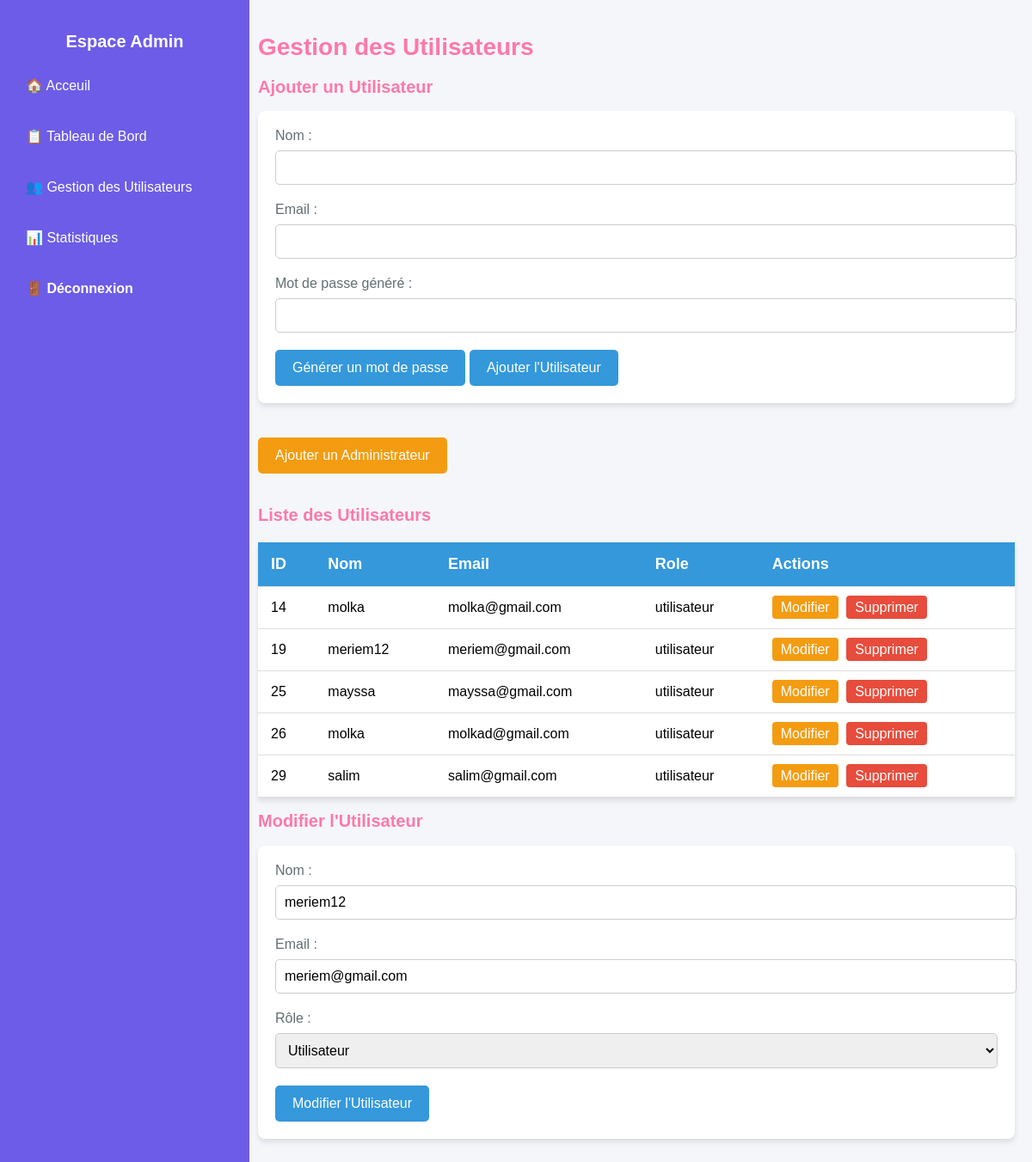
The page /gestion-utilisateur.php?action=edit&id=19 (signed in) on the database its author committed.
### tables this page shows
CREATE TABLE `utilisateur` (
  `id` int(11) NOT NULL,
  `nom` varchar(100) NOT NULL,
  `email` varchar(100) NOT NULL,
  `mdp` varchar(255) NOT NULL,
  `role` enum('admin','utilisateur') NOT NULL,
  `date_creation` timestamp NOT NULL DEFAULT current_timestamp()
);

### gestion-utilisateur.php (the view, shortened to what this page needs)
<?php
    require("connexion.php");
    try {
        $pdo = new PDO("mysql:host=$host;dbname=$dbname;charset=utf8", $username, $password);
        $pdo->setAttribute(PDO::ATTR_ERRMODE, PDO::ERRMODE_EXCEPTION);
    } catch (PDOException $e) {
        die('Échec de la connexion : ' . $e->getMessage());
    }
    if (isset($_GET['action']) && $_GET['action'] == 'edit' && isset($_GET['id'])) {
        $id = $_GET['id'];
        $sql = "SELECT * FROM utilisateur WHERE id = ?";
        $stmt = $pdo->prepare($sql);
        $stmt->execute([$id]);
        $user_to_edit = $stmt->fetch(PDO::FETCH_ASSOC);
    }
    $sql_users = "SELECT id, nom, email, role FROM utilisateur WHERE role != 'admin'";
    $users = $pdo->query($sql_users)->fetchAll(PDO::FETCH_ASSOC);
?>
<!DOCTYPE html>
<html lang="fr">
<head>
</head>
<body>
    <nav class="sidebar">
        <h2>Espace Admin</h2>
        <ul>
            <li><a href="index.php">🏠 Acceuil</a></li>
            <li><a href="admin.php">📋 Tableau de Bord</a></li>
            <li><a href="gestion-utilisateur.php">👥 Gestion des Utilisateurs</a></li>
            <li><a href="stat.php">📊 Statistiques</a></li>
            <li><a href="logout.php" class="logout">🚪 Déconnexion</a></li>
        </ul>
    </nav>
    <main class="content">
        <h1>Gestion des Utilisateurs</h1>
        <section class="user-management">
            <h2>Ajouter un Utilisateur</h2>
            <form action="gestion-utilisateur.php" method="POST">
                <label for="nom">Nom :</label>
                <input type="text" id="nom" name="nom" required>
                <label for="email">Email :</label>
                <input type="email" id="email" name="email" required>
                <label for="motdepasse">Mot de passe généré :</label>
                <input type="text" id="motdepasse" name="motdepasse" readonly required>
                <button type="button" onclick="genererMotDePasse()">Générer un mot de passe</button>
                <button type="submit" name="ajouter_utilisateur">Ajouter l'Utilisateur</button>
            </form>
        </section>
        <section class="user-management">
            <button id="toggleAdminForm">Ajouter un Administrateur</button>
        </section>
        <section class="user-management">
            <h2>Liste des Utilisateurs</h2>
            <table>
                <thead>
                    <tr>
                        <th>ID</th>
                        <th>Nom</th>
                        <th>Email</th>
                        <th>Role</th>
                        <th>Actions</th>
                    </tr>
                </thead>
                <tbody>
                    <?php foreach ($users as $user): ?>
                        <tr>
                            <td><?php echo $user['id']; ?></td>
                            <td><?php echo htmlspecialchars($user['nom']); ?></td>
                            <td><?php echo htmlspecialchars($user['email']); ?></td>
                            <td><?php echo $user['role']; ?></td>
                            <td>
                                <a href="gestion-utilisateur.php?action=edit&id=<?php echo $user['id']; ?>" class="edit">Modifier</a>
                                <a href="gestion-utilisateur.php?action=delete&id=<?php echo $user['id']; ?>" class="delete" onclick="return confirm('Êtes-vous sûr de vouloir supprimer cet utilisateur ?');">Supprimer</a>
                            </td>
                        </tr>
                    <?php endforeach; ?>
                </tbody>
            </table>
        </section>
        <?php if (isset($_GET['action']) && $_GET['action'] == 'edit' && isset($user_to_edit)): ?>
            <section class="user-management">
                <h2>Modifier l'Utilisateur</h2>
                <form action="gestion-utilisateur.php?action=edit&id=<?php echo $user_to_edit['id']; ?>" method="POST">
                    <label for="edit_nom">Nom :</label>
                    <input type="text" id="edit_nom" name="nom" value="<?php echo htmlspecialchars($user_to_edit['nom']); ?>" required>
                    <label for="edit_email">Email :</label>
                    <input type="email" id="edit_email" name="email" value="<?php echo htmlspecialchars($user_to_edit['email']); ?>" required>
                    <label for="edit_role">Rôle :</label>
                    <select name="role" id="edit_role" required>
                        <option value="utilisateur" <?php echo $user_to_edit['role'] == 'utilisateur' ? 'selected' : ''; ?>>Utilisateur</option>
                    </select>
                    <button type="submit" name="modifier_utilisateur">Modifier l'Utilisateur</button>
                </form>
            </section>
        <?php endif; ?>
    </main>
</body>
</html>

### gestion-utilisateur.php (style rules this page uses)
:root { --primary-color: #fd79a8; --secondary-color: #a29bfe; --accent-color: #6c5ce7; --background-color: #f5f6fa; --card-color: #ffffff; --text-color: #2d3436; --light-text: #636e72; --success-color: #2ecc71; --warning-color: #f39c12; --danger-color: #e74c3c; --info-color: #3498db; --info-dark: #2980b9; --hover-color: #ecf0f1; }
body { font-family: Arial, sans-serif; margin: 0; padding: 0; display: flex; background-color: var(--background-color); }
.sidebar { width: 250px; background: var(--accent-color); color: white; padding: 20px; position: fixed; height: 100%; }
.sidebar h2 { text-align: center; margin-bottom: 20px; color: white; }
.sidebar ul { list-style: none; padding: 0; }
.sidebar ul li { margin: 20px 0; }
.sidebar ul li a { color: white; text-decoration: none; display: block; padding: 10px; transition: 0.3s; }
.logout { color: var(--danger-color); font-weight: bold; }
main { margin-left: 280px; padding: 20px; flex-grow: 1; }
h2 { font-size: 20px; color: var(--primary-color); }
h1 { font-size: 28px; color: var(--primary-color); }
form { background-color: var(--card-color); padding: 20px; border-radius: 8px; box-shadow: 0 4px 6px rgba(0, 0, 0, 0.1); margin-bottom: 40px; }
form label { display: block; font-size: 16px; margin-bottom: 8px; color: var(--light-text); }
form input, form select { width: 100%; padding: 10px; margin-bottom: 20px; border: 1px solid #ccc; border-radius: 5px; font-size: 16px; }
form button { background-color: var(--info-color); color: white; padding: 12px 20px; border: none; border-radius: 5px; cursor: pointer; font-size: 16px; }
table { width: 100%; border-collapse: collapse; margin-top: 20px; background-color: var(--card-color); box-shadow: 0 4px 6px rgba(0, 0, 0, 0.1); }
table th, table td { padding: 15px; text-align: left; border-bottom: 1px solid #ddd; }
table th { background-color: var(--info-color); color: white; font-size: 18px; }
table td a { color: white; text-decoration: none; padding: 5px 10px; border-radius: 4px; margin-right: 5px; }
table td a.edit { background-color: var(--warning-color); }
table td a.delete { background-color: var(--danger-color); }
#toggleAdminForm { background-color: var(--warning-color); color: white; padding: 12px 20px; border: none; border-radius: 5px; cursor: pointer; font-size: 16px; margin-bottom: 20px; }

### rows shown on the page
utilisateur: id "14", nom "molka", email "molka@gmail.com", role "utilisateur"
utilisateur: id "19", nom "meriem12", email "meriem@gmail.com", role "utilisateur", role "Utilisateur"
utilisateur: id "25", nom "mayssa", email "mayssa@gmail.com", role "utilisateur"
utilisateur: id "26", nom "molka", email "molkad@gmail.com", role "utilisateur"
utilisateur: id "29", nom "salim", email "salim@gmail.com", role "utilisateur"
